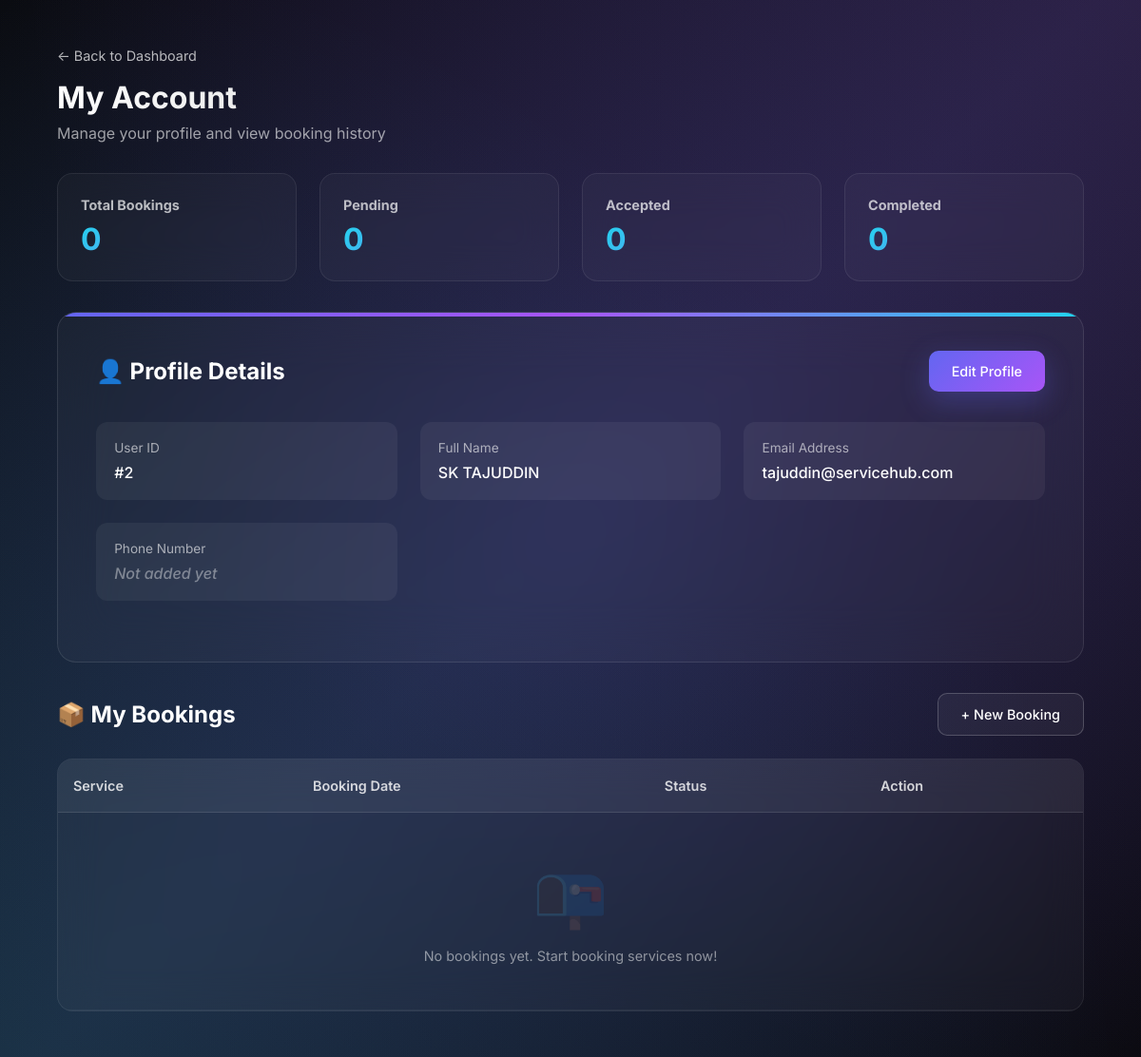
The app's page /consumer/account.php (signed in), older data.
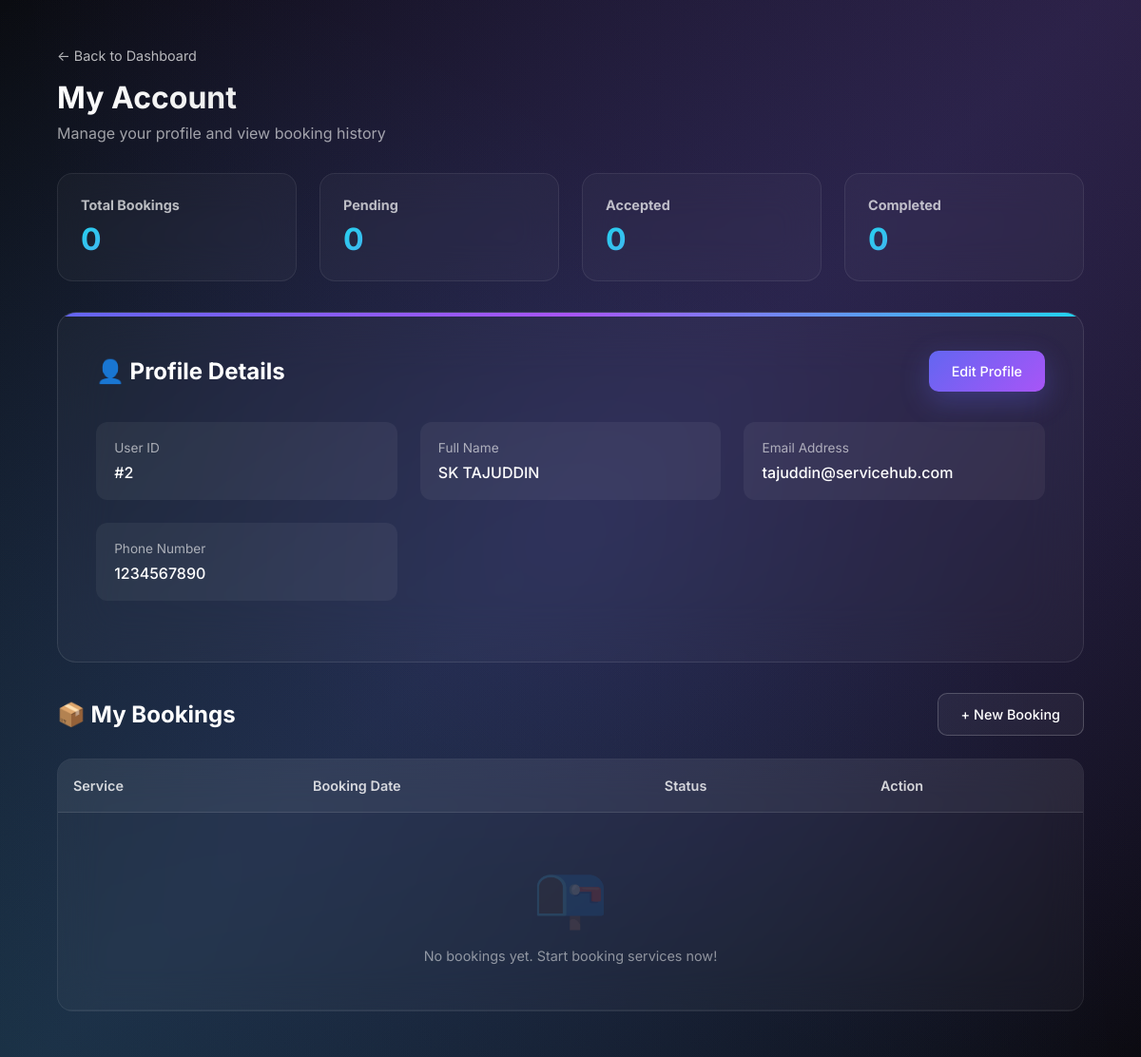
The same page, newer data.
### tables this page shows
CREATE TABLE `users` (
  `user_id` int(11) NOT NULL,
  `name` varchar(100) NOT NULL,
  `email` varchar(100) NOT NULL,
  `phone` varchar(15) DEFAULT NULL,
  `password` varchar(255) NOT NULL,
  `role` enum('consumer','provider','admin') NOT NULL,
  `status` tinyint(4) DEFAULT 1,
  `created_at` timestamp NOT NULL DEFAULT current_timestamp(),
  `is_active` tinyint(1) NOT NULL DEFAULT 1
);

### consumer/account.php (the view, shortened to what this page needs)
<?php
require_once "../config/db.php";
$userId = $_SESSION['user_id'];
$userStmt = $conn->prepare("
    SELECT user_id, name, email, phone
    FROM users
    WHERE user_id = ?
");
$userStmt->bind_param("i", $userId);
$userStmt->execute();
$user = $userStmt->get_result()->fetch_assoc();
$pendingCount = 0;
$acceptedCount = 0;
$completedCount = 0;
$bookingsArray = [];
?>
<!DOCTYPE html>
<html lang="en">
<head>
</head>
<body>
<div class="bg-gradient"></div>
<div class="container">
    <div class="page-header">
        <a href="home.php" class="back-link">← Back to Dashboard</a>
        <h1>My Account</h1>
        <p>Manage your profile and view booking history</p>
    </div>
    <div class="stats-grid">
        <div class="stat-card">
            <h3>Total Bookings</h3>
            <div class="number"><?= count($bookingsArray) ?></div>
        </div>
        <div class="stat-card">
            <h3>Pending</h3>
            <div class="number"><?= $pendingCount ?></div>
        </div>
        <div class="stat-card">
            <h3>Accepted</h3>
            <div class="number"><?= $acceptedCount ?></div>
        </div>
        <div class="stat-card">
            <h3>Completed</h3>
            <div class="number"><?= $completedCount ?></div>
        </div>
    </div>
    <div class="profile-card">
        <div class="profile-header">
            <h2>👤 Profile Details</h2>
            <a href="profile.php" class="btn btn-primary">Edit Profile</a>
        </div>
        <div class="profile-grid">
            <div class="profile-item">
                <label>User ID</label>
                <div class="value">#<?= htmlspecialchars($user['user_id']) ?></div>
            </div>
            <div class="profile-item">
                <label>Full Name</label>
                <div class="value"><?= htmlspecialchars($user['name']) ?></div>
            </div>
            <div class="profile-item">
                <label>Email Address</label>
                <div class="value"><?= htmlspecialchars($user['email']) ?></div>
            </div>
            <div class="profile-item">
                <label>Phone Number</label>
                <div class="value <?= !$user['phone'] ? 'not-added' : '' ?>">
                    <?= $user['phone'] ? htmlspecialchars($user['phone']) : 'Not added yet' ?>
                </div>
            </div>
        </div>
    </div>
    <div class="bookings-section">
        <div class="section-header">
            <h2>📦 My Bookings</h2>
            <a href="home.php" class="btn btn-outline">+ New Booking</a>
        </div>
        <div class="table-container">
            <table>
                <thead>
                    <tr>
                        <th>Service</th>
                        <th>Booking Date</th>
                        <th>Status</th>
                        <th>Action</th>
                    </tr>
                </thead>
                <tbody>
                    <?php if (count($bookingsArray) > 0): ?>
                        <?php foreach ($bookingsArray as $b): ?>
                        <tr>
                            <td><?= htmlspecialchars($b['service_name']) ?></td>
                            <td><?= htmlspecialchars(date('M d, Y', strtotime($b['booking_date']))) ?></td>
                            <td>
                                <span class="status-badge status-<?= htmlspecialchars($b['status']) ?>">
                                    <?= ucfirst($b['status']) ?>
                                </span>
                            </td>
                            <td>
                                <a href="my_booking.php?id=<?= $b['booking_id'] ?>" class="btn btn-outline" style="padding: 0.5rem 1rem; font-size: 0.85rem;">
                                    View Details
                                </a>
                            </td>
                        </tr>
                        <?php endforeach; ?>
                    <?php else: ?>
                        <tr>
                            <td colspan="4" class="empty-state">
                                <div class="empty-state-icon">📭</div>
                                <p>No bookings yet. Start booking services now!</p>
                            </td>
                        </tr>
                    <?php endif; ?>
                </tbody>
            </table>
        </div>
    </div>
</div>
</body>
</html>

Row changes from the older to the newer data that the page shows:
changed users "SK TAJUDDIN": phone (not shown) → "1234567890"
Text that changed along with them:
text no longer shown: "Not added yet"
